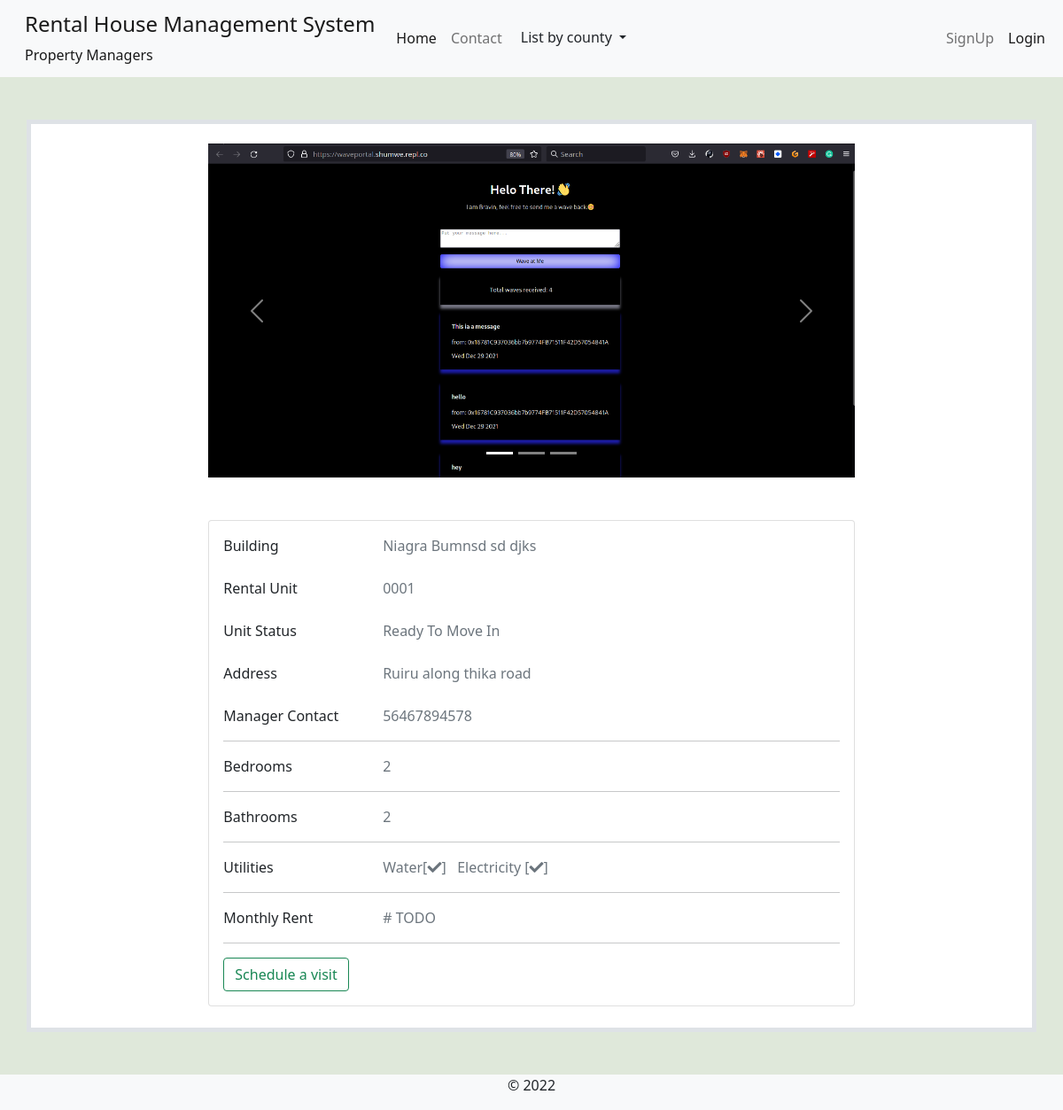
The page /unit-details/niagra-bumnsd-sd-djks/0001-niagra-bumnsd-sd-djks/ on the database as committed earlier.
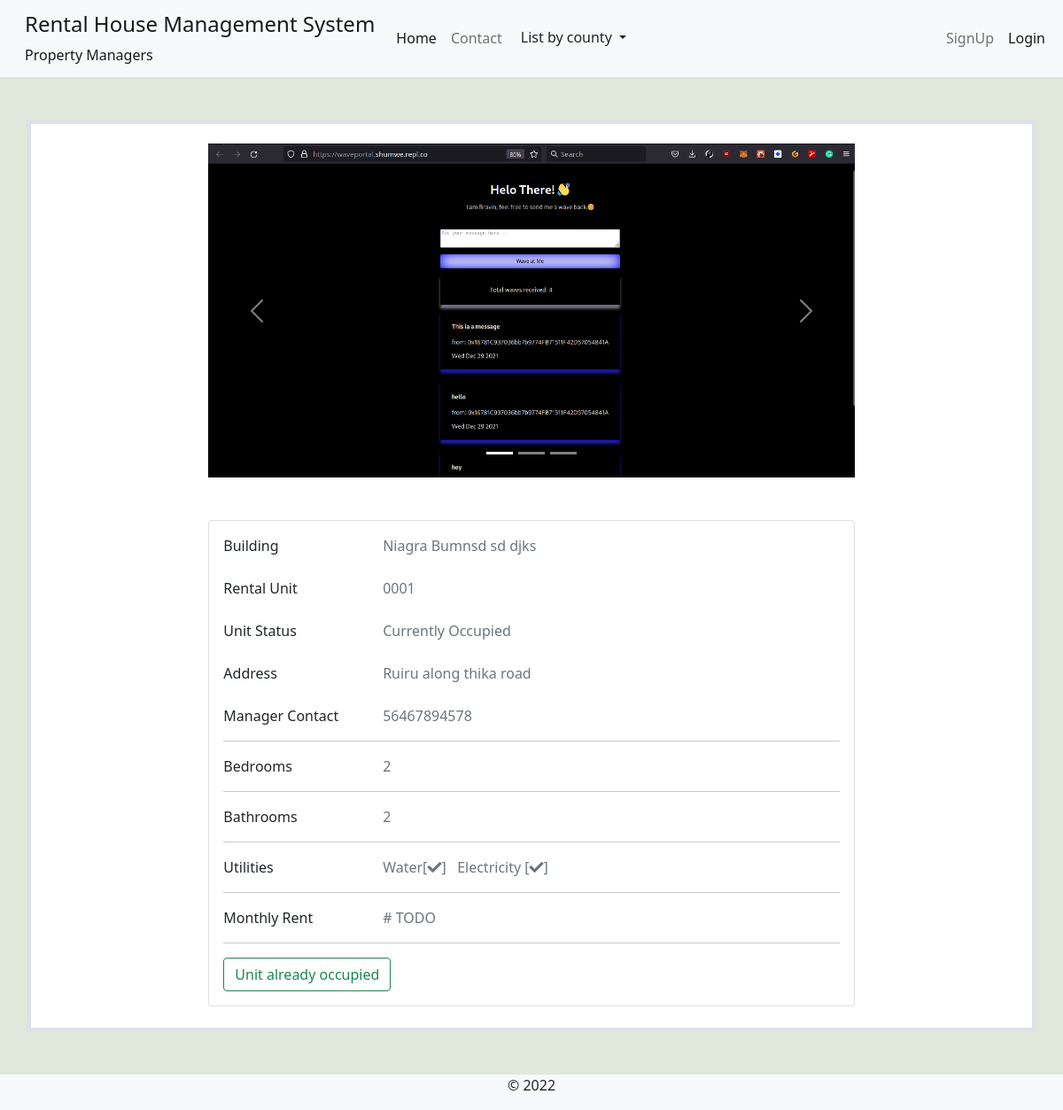
The same page on the database as committed later.
### rental_property/models.py (models this page shows, shortened)
class UnitAlbum(models.Model):
    unit = models.ForeignKey(RentalUnit, on_delete=models.CASCADE)
    image = models.ImageField(upload_to=get_house_album_path, width_field='image_width', height_field='image_height')
    image_width = models.IntegerField(default=600)
    image_height = models.IntegerField(default=500)

class Building(models.Model):
    STATUS_CHOICES = [
        ('op', 'Vacancies Available'),
        ('um', 'Under Maintanance'),
        ('fo', 'Fully Occupied'),
        ('dc', 'Decomisioned'),
    ]
    estate = models.ForeignKey(Estate, on_delete=models.CASCADE, null=True, blank=True)
    name = models.CharField(max_length=100)
    slug = models.SlugField(max_length=100, unique=True)
    registered_owner = models.CharField(max_length=50)
    manager = models.ForeignKey(Managers, on_delete=models.CASCADE, related_name='building_manager')
    added_by = models.ForeignKey(User, on_delete=models.DO_NOTHING)
    address_line = models.CharField(max_length=50)
    cover_image = models.ImageField(upload_to='building-cover', null=True, blank=True)
    county = models.ForeignKey(Counties, on_delete=models.CASCADE)
    country = models.CharField(max_length=50, default='Kenya')
    building_status = models.CharField(max_length=5, choices=STATUS_CHOICES)
    added = models.DateTimeField(default=datetime.now)
    updated = models.DateTimeField(auto_now=True)

class RentalUnit(models.Model):
    MAINTANANCE_STATUS_CHOICES = [
        ('nm', 'Needs Inspection'),
        ('ip', 'Initiating Inspection'),
        ('ir', 'Maintanance In Progress'),
        ('op', 'No Active Reports'),
    ]
    STATUS_CHOICES = [
        ('occupied', 'Currently Occupied'),
        ('ready', 'Ready To Move In'),
        ('hold', 'On Hold'),
        ('maintanance', 'Under Maintanance'),
    ]
    building = models.ForeignKey(Building, on_delete=models.CASCADE)
    unit_type = models.ForeignKey(UnitType, on_delete=models.CASCADE)
    added_by = models.ForeignKey(User, on_delete=models.CASCADE)
    unit_number = models.CharField(max_length=50)
    slug = models.SlugField(max_length=50, unique=True, blank=True, null=True, help_text='This field is autogenerated')
    bathrooms = models.PositiveIntegerField()
    bedrooms = models.PositiveIntegerField()
    dimension = models.CharField(max_length=50)
    kitchen = models.BooleanField(default=True)
    status = models.CharField(max_length=20, choices=STATUS_CHOICES)
    maintanance_status = models.CharField(max_length=6, choices=MAINTANANCE_STATUS_CHOICES, default='op')
    total_occupants = models.PositiveIntegerField(help_text="Number of people in the unit", null=True, blank=True)
    water_available = models.BooleanField(default=True)
    electricity_available = models.BooleanField(default=True)
    added = models.DateTimeField(default=datetime.now)
    updated = models.DateTimeField(auto_now=True)
    class Meta:
        unique_together = ('building', 'unit_number')

### accounts/models.py (models this page shows, shortened)
class Managers(models.Model):
    VER_STATUS = [
    ('rv', 'Revoked'),
    ('pv', 'Pending Approval'),
    ('ap', 'Approved'),
    ]
    ID_WARNING = 'Must be a valid ID!'
    associated_account = models.OneToOneField(User, on_delete=models.CASCADE)
    fullname = models.CharField(max_length=100, null=True, blank=True)
    id_back = models.ImageField(upload_to=get_user_docs_path, help_text=ID_WARNING)
    id_front = models.ImageField(upload_to=get_user_docs_path, help_text=ID_WARNING)
    added_by = models.ForeignKey(User, on_delete=models.DO_NOTHING, related_name='added_by')
    active_phone_number = models.CharField(max_length=14)
    whatsapp_number = models.CharField(max_length=14)
    status = models.CharField(max_length=3, choices=VER_STATUS, default='pv')
    created = models.DateTimeField(default=datetime.now)
    updated = models.DateTimeField(auto_now=True)
    class Meta:
        verbose_name_plural = 'Managers'

### rental_property/views.py (the view)
# urls.py: path('unit-details/<slug:building_slug>/<slug:unit_slug>/', views.unit_details, name='unit-details'),
def unit_details(request, building_slug, unit_slug):
    building = Building.objects.get(slug=building_slug)
    unit = RentalUnit.objects.get(building=building, slug=unit_slug)
    image_album = UnitAlbum.objects.filter(unit=unit)
    context = {
        'building': building,
        'unit': unit,
        'image_album': image_album,
        }
    return render(request, 'rental_property/unit_details.html', context)

### rental_property/context_processors.py (called while the page is built)
def counties_links(request):
    county_links = Counties.objects.all()
    return dict(county_links=county_links)

def my_managed_buildings(request):
    user_instance = request.user
    if user_instance.is_authenticated:
        manager_instance = Managers.objects.filter(associated_account=user_instance)[:1]
        managed_buildings = Building.objects.filter(manager=manager_instance)
        return dict(managed_buildings=managed_buildings)
    else:
        return {'False': False,}

### rental_property/models.py (called while the page is built)
    def get_url(self):
        return reverse('by-county', args=[self.slug])

### rental_property/templates/rental_property/unit_details.html (shortened to what this page needs)
{% extends 'base.html' %}
{% block content %}
<br>
<section class="container border border-5" style="margin-top:2%; margin-bottom:4%;">
    <div class="row justify-content-center" style="background-color: white;">
        <div class="col-md-8 col-sm-12" style="margin-top:2%;">
            <div id="hrmscarousel" class="carousel slide" data-bs-ride="carousel">
                <ol class="carousel-indicators">
                    {% for photo in image_album %}
                    <li data-bs-target="#hrmscarousel" data-bs-slide-to="{{ forloop.counter0 }}" class="{% if forloop.counter0 == 0 %} active {% endif %}"></li>
                    {% endfor %}
                </ol>
                <div class="carousel-inner" role="listbox">
                    {% for photo in image_album %}
                    <div class="carousel-item {% if forloop.counter0 == 0 %} active {% endif %}">
                        <img class="d-block w-100" src="{{photo.image.url}}" alt="bng_slides">
                    </div>
                    {% endfor %}
                    <a class="carousel-control-prev" href="#hrmscarousel" role="button" data-bs-slide="prev">
                        <span class="carousel-control-prev-icon" aria-hidden="true"></span>
                        <span class="sr-only">Previous</span></a>
                    <a class="carousel-control-next" href="#hrmscarousel" role="button" data-bs-slide="next">
                        <span class="carousel-control-next-icon" aria-hidden="true"></span>
                        <span class="sr-only">Next</span></a>
                </div>
              </div>
        </div>
        <div class="container  mt-5 ">
            <div class="row d-flex justify-content-center">
              <div class="col-md-8">
                      <div class="card mb-4">
                        <div class="card-body">
                            <div class="row">
                                <div class="col-sm-3">
                                  <p class="mb-0">Building</p>
                                </div>
                                <div class="col-sm-9">
                                  <p class="text-muted mb-0">{{building.name}}</p>
                                </div>
                              </div>
                              <br>
                              <div class="row">
                                <div class="col-sm-3">
                                  <p class="mb-0">Rental Unit</p>
                                </div>
                                <div class="col-sm-9">
                                  <p class="text-muted mb-0">{{unit.unit_number}}</p>
                                </div>
                              </div>
                              <br>
                              <div class="row">
                                <div class="col-sm-3">
                                  <p class="mb-0">Unit Status</p>
                                </div>
                                <div class="col-sm-9">
                                  <p class="text-muted mb-0">{{unit.get_status_display}}</p>
                                </div>
                              </div>
                              <br>
                          <div class="row">
                            <div class="col-sm-3">
                              <p class="mb-0">Address</p>
                            </div>
                            <div class="col-sm-9">
                              <p class="text-muted mb-0">{{building.address_line}}</p>
                            </div>
                          </div>
                          <br>
                          <div class="row">
                            <div class="col-sm-3">
                              <p class="mb-0">Manager Contact</p>
                            </div>
                            <div class="col-sm-9">
                              <p class="text-muted mb-0"> {{building.manager.active_phone_number}} </p>
                            </div>
                          </div>
                          <hr>
                          <div class="row">
                            <div class="col-sm-3">
                              <p class="mb-0">Bedrooms</p>
                            </div>
                            <div class="col-sm-9">
                              <p class="text-muted mb-0">{% if unit.bedrooms %} {{unit.bedrooms}} {% else %} None {% endif %}</p>
                            </div>
                          </div>
                          <hr>
                          <div class="row">
                            <div class="col-sm-3">
                              <p class="mb-0">Bathrooms</p>
                            </div>
                            <div class="col-sm-9">
                              <p class="text-muted mb-0">{% if unit.bathrooms %} {{unit.bathrooms}} {% endif %}</p>
                            </div>
                          </div>
                          <hr>
                          <div class="row">
                            <div class="col-sm-3">
                              <p class="mb-0">Utilities</p>
                            </div>
                            <div class="col-sm-9">
                              <p class="text-muted mb-0">
                                  {% if unit.water_available %} Water[<em class="fa fa-check"></em>] {% endif %}&nbsp;
                                  {% if unit.electricity_available %} Electricity [<em class="fa fa-check"></em>] {% endif %}</p>
                            </div>
                          </div>
                          <hr>
                          <div class="row">
                            <div class="col-sm-3">
                              <p class="mb-0">Monthly Rent</p>
                            </div>
                            <div class="col-sm-9">
                              <p class="text-muted mb-0"># TODO </p>
                            </div>
                          </div>
                          <hr>
                          <div class="row">
                            <div class="col-sm-5">
                            <div class="d-grid gap-2 d-md-block">
                                {% if unit.status == 'occupied' %}
                                <a type="button" class="btn btn-outline-success" role="button">Unit already occupied</a>
                                {% else %}
                                <a href="{% url 'core:schedule-tour' unit.slug %}" type="button" class="btn btn-outline-success" role="button">Schedule a visit</a>
                                {% endif %}
                              </div>
                            </div>
                        </div>
                    </div>
                </div>
              </div>
            </div>
          </div>
    </div>
</section>
{% endblock %}

### templates/base.html (shortened to what this page needs)
{% load static %}
{% load i18n %}
<!doctype html>
<html lang="en">
  <head>
    <link href="https://cdn.jsdelivr.net/npm/bootstrap@5.0.2/dist/css/bootstrap.min.css" rel="stylesheet">
    <link type="text/css" href="{% static 'css/main.css' %}" rel="stylesheet">
    <link rel="stylesheet" href="https://cdnjs.cloudflare.com/ajax/libs/font-awesome/4.7.0/css/font-awesome.min.css">
    <link rel="stylesheet" href="https://pro.fontawesome.com/releases/v5.11.2/css/all.css">
  </head>
  <body class="d-flex flex-column min-vh-100" style="background-color: #dfe8da;">
    <nav class="navbar navbar-expand-lg navbar-light bg-light" aria-label="main-nav">
        <div class="container-fluid">
          <a class="navbar-brand align" href="#">
                <div class="d-flex">
                    <div class="ms-3 d-flex flex-column">
                        <div class="h4">Rental House Management System </div>
                        <div class="fs-6">Property Managers</div>
                    </div>
                </div>
            </a>
            <div class="collapse navbar-collapse" id="mynav">
                <ul class="navbar-nav mb-lg-0">
                    <li class="nav-item"> <a class="nav-link active" aria-current="page" href="{% url 'operational-buildings' %}">Home</a> </li>
                    <li class="nav-item"> <a class="nav-link" aria-current="page" href="{% url 'core:contact' %}">Contact</a> </li>
                    <li class="nav-item">
                      <div class="dropdown">
                        <button class="btn dropdown-toggle" type="button" id="dropdownMenuButton" data-bs-toggle="dropdown" aria-haspopup="true" aria-expanded="false">
                          List by county
                        </button>
                      </div>
                    </li>
                </ul>
                </div>
                {% if request.user.is_authenticated %}
                <div class="collapse navbar-collapse" id="mynav">
                  <div class="dropdown">
                    <a href="#" class="btn dropdown-toggle" type="button" id="dropdownMenuButton" data-bs-toggle="dropdown" aria-haspopup="true" aria-expanded="false">
                      <em class="fas fa-user-circle"></em> {{ request.user.username }}
                    </a>
                    <div class="dropdown-menu dropdown-menu-end" aria-labelledby="dropdownMenuButton">
                      <a href="{% url 'profile' %}" class="dropdown-item" class="dropdown-item"> Profile</a>
                      <a href="#" class="dropdown-item" class="dropdown-item"> My History</a>
                      <a href="{% url 'account_logout' %}" class="dropdown-item" type="button">Logout</a>
                    </div>
                  </div>
                </div>
                {% else %}
                <div class="collapse navbar-collapse" id="mynav">
                  <ul class="navbar-nav ms-auto mb-2 mb-lg-0">
                    <li class="nav-item"> <a class="nav-link" href="{% url 'account_signup' %}" type="button">SignUp</a></li>
                    <li class="nav-item"> <a class="nav-link active" href="{% url 'account_login' %}" type="button">Login</a></li>
                  </ul>
                </div>
                {% endif %}
            </div>
    </nav>
    {% block content %}	{% endblock content%}
    <footer class="mt-auto bg-light">
        <p class="text-center ">&copy; 2022</p>
  </footer>
  </body>
</html>

### static/css/main.css (style rules this page uses)
:root { --header-height: 3rem; --nav-width: 68px; --first-color-light: #AFA5D9; --white-color: #F7F6FB; --body-font: 'Nunito', sans-serif; --normal-font-size: 1rem; --z-fixed: 100 }

Rows that differ between the two databases and show on the page:
changed RentalUnit: status "Ready To Move In" → "Currently Occupied"
Other text that changed with them:
text no longer shown: "Schedule a visit"
text now shown: "Unit already occupied"
